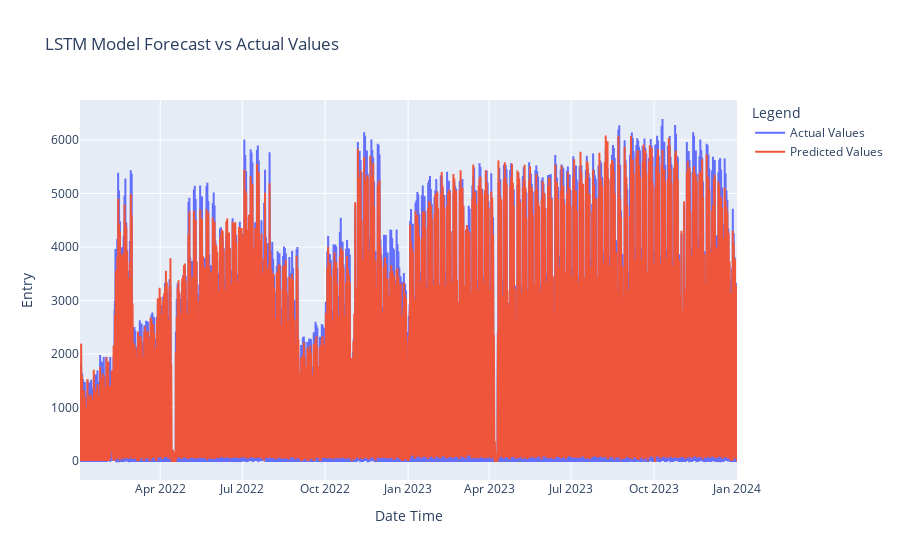

Notebook code for this chart:
### Code cell
import matplotlib.pyplot as plt
from sklearn.metrics import mean_squared_error, mean_absolute_error, r2_score
import plotly.graph_objects as go

# Extract the 'Date Time' column for the entire dataset
date_time_test = df['Date Time']

# Load the scaler for inverse transformation
scaler_entry = joblib.load('model/scaler_entry.pkl')

# Make predictions on the test set
y_pred = model.predict(X)

# Inverse transform the predictions and actual values
# Create a DataFrame to hold the predictions and actual values
df_pred = pd.DataFrame(y_pred, columns=['Entry'])
df_actual = pd.DataFrame(y_test, columns=['Entry'])

# Inverse transform the 'Entry' column
y_pred_inv = scaler_entry.inverse_transform(df_pred)
y_test_inv = scaler_entry.inverse_transform(df_actual)

# Ensure date_time_test matches the length of y_test_inv and y_pred_inv
date_time_test = date_time_test[-len(y_test_inv):]

# Round the predictions to the nearest whole number and ensure non-negative values
y_pred_inv = np.round(np.maximum(y_pred_inv, 0))
y_test_inv = np.round(np.maximum(y_test_inv, 0))

# Calculate evaluation metrics
rmse = np.sqrt(mean_squared_error(y_test_inv, y_pred_inv))
mae = mean_absolute_error(y_test_inv, y_pred_inv)
r2 = r2_score(y_test_inv, y_pred_inv)

# Print evaluation metrics
print(f"Root Mean Squared Error (RMSE): {rmse}")
print(f"Mean Absolute Error (MAE): {mae}")
print(f"R-squared (R²): {r2}")

# Plot the results with 'Date Time' as the x-axis using Plotly
fig = go.Figure()

fig.add_trace(go.Scatter(x=date_time_test, y=y_test_inv.flatten(), mode='lines', name='Actual Values'))
fig.add_trace(go.Scatter(x=date_time_test, y=y_pred_inv.flatten(), mode='lines', name='Predicted Values'))

fig.update_layout(
    title='LSTM Model Forecast vs Actual Values',
    xaxis_title='Date Time',
    yaxis_title='Entry',
    legend_title='Legend'
)

fig.show()

### Figure 1 — Plotly figure (JSON) as saved in the notebook; plotly's stock layout.template omitted (floating-point values rounded to 4 significant figures; data arrays with more than 128 entries replaced by an {"elided": "..."} marker saying what was removed)
{"data": [{"mode": "lines", "name": "Actual Values", "type": "scatter", "x": {"elided": "14581 str values"}, "y": {"elided": "14581 int values"}}, {"mode": "lines", "name": "Predicted Values", "type": "scatter", "x": {"elided": "14581 str values"}, "y": {"elided": "14581 int values"}}], "layout": {"legend": {"title": {"text": "Legend"}}, "title": {"text": "LSTM Model Forecast vs Actual Values"}, "xaxis": {"title": {"text": "Date Time"}}, "yaxis": {"title": {"text": "Entry"}}}}
